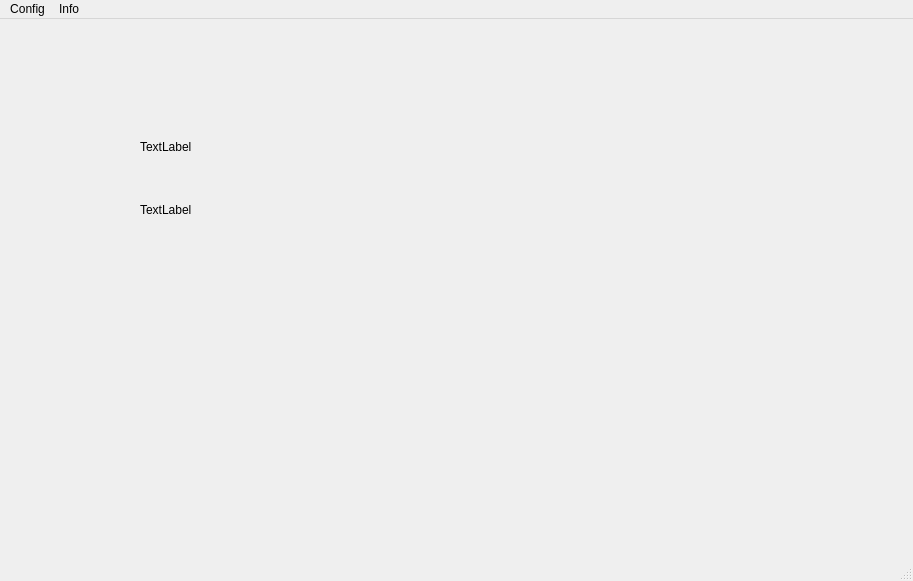
<?xml version="1.0" encoding="UTF-8"?>
<ui version="4.0">
 <class>MainWindow</class>
 <widget class="QMainWindow" name="MainWindow">
  <property name="geometry">
   <rect>
    <x>0</x>
    <y>0</y>
    <width>913</width>
    <height>581</height>
   </rect>
  </property>
  <property name="windowTitle">
   <string>MainWindow</string>
  </property>
  <widget class="QWidget" name="centralwidget">
   <widget class="QLabel" name="versionLabel">
    <property name="geometry">
     <rect>
      <x>140</x>
      <y>120</y>
      <width>291</width>
      <height>16</height>
     </rect>
    </property>
    <property name="text">
     <string>TextLabel</string>
    </property>
   </widget>
   <widget class="QLabel" name="licenseTextEdit">
    <property name="geometry">
     <rect>
      <x>140</x>
      <y>150</y>
      <width>271</width>
      <height>81</height>
     </rect>
    </property>
    <property name="text">
     <string>TextLabel</string>
    </property>
    <property name="wordWrap">
     <bool>true</bool>
    </property>
   </widget>
  </widget>
  <widget class="QMenuBar" name="menubar">
   <property name="geometry">
    <rect>
     <x>0</x>
     <y>0</y>
     <width>913</width>
     <height>22</height>
    </rect>
   </property>
   <widget class="QMenu" name="menuTest">
    <property name="title">
     <string>Config</string>
    </property>
    <addaction name="actionLayout"/>
    <addaction name="actionBinding"/>
   </widget>
   <widget class="QMenu" name="menuInfo">
    <property name="title">
     <string>Info</string>
    </property>
   </widget>
   <addaction name="menuTest"/>
   <addaction name="menuInfo"/>
  </widget>
  <widget class="QStatusBar" name="statusbar"/>
  <action name="actionLayout">
   <property name="text">
    <string>Layout</string>
   </property>
  </action>
  <action name="actionBinding">
   <property name="text">
    <string>Binding</string>
   </property>
  </action>
 </widget>
 <resources/>
 <connections/>
</ui>
